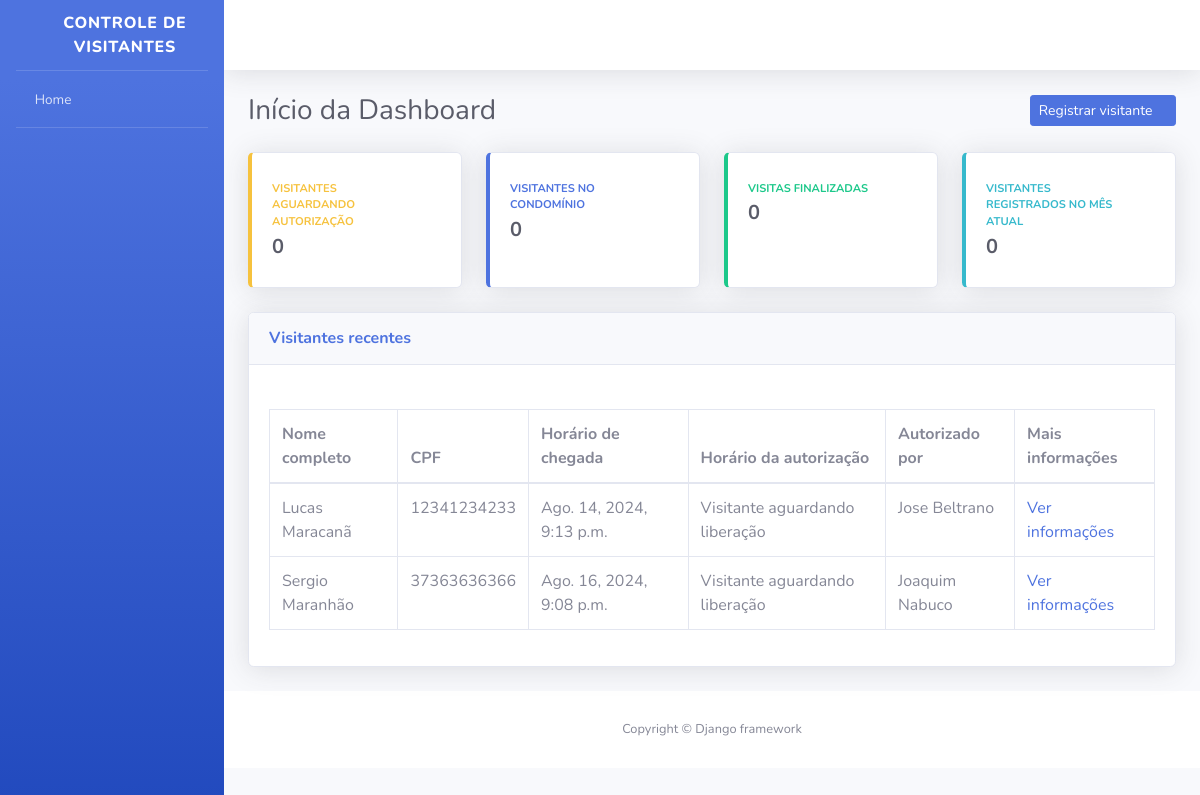
The app's page /, older data.
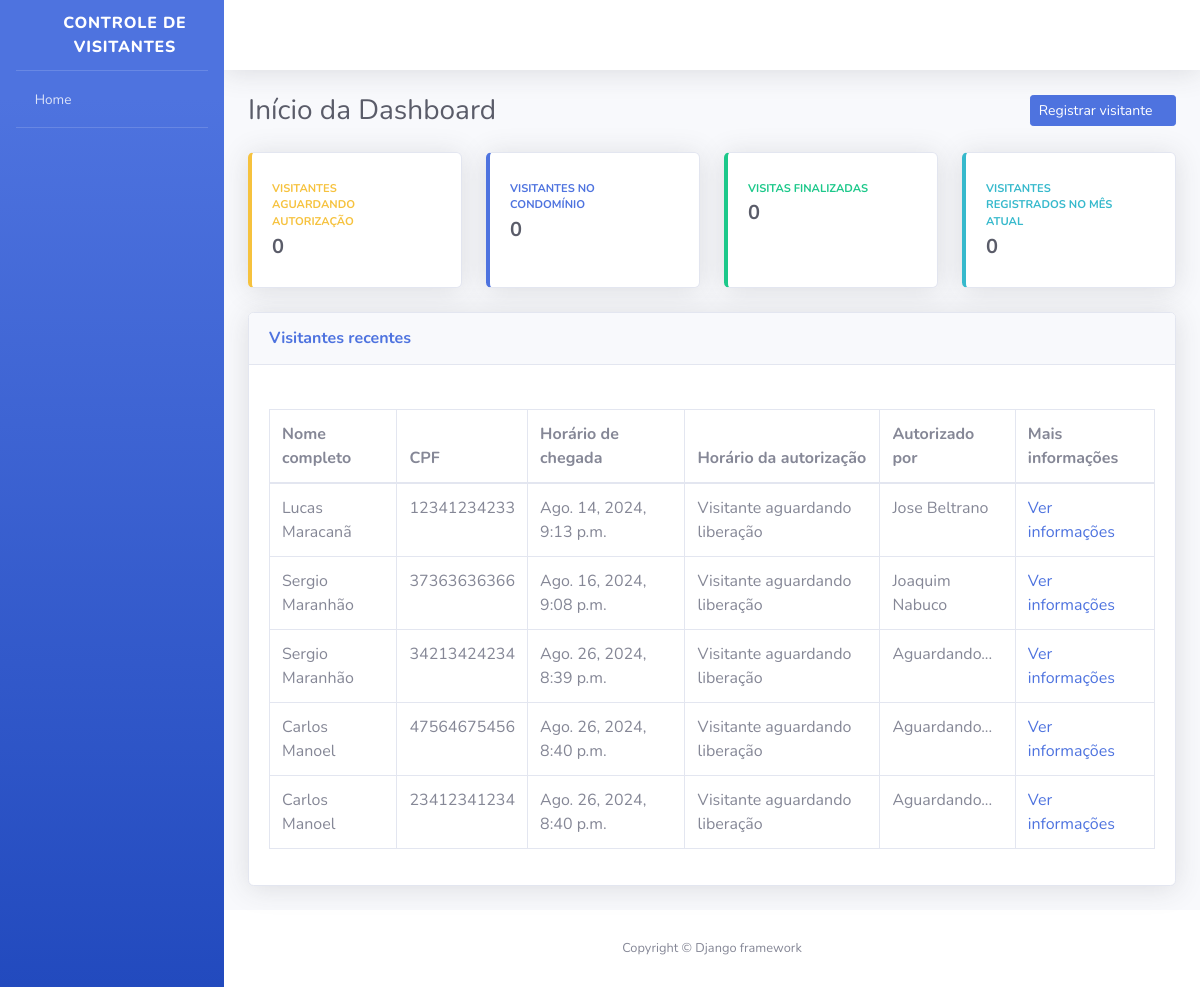
The same page, newer data.
### visitantes/models.py (models this page shows, shortened)
class Visitante(models.Model):
    STATUS_VISITANTE = [
        ("AGUARDANDO", "Aguardando autorização"),
        ("EM_VISITA", "Em visita"),
        ("FINALIZADO", "Visita finalizada"),
    ]
    status = models.CharField(
        verbose_name = "Status",
        max_length = 10,
        choices = STATUS_VISITANTE,
        default="AGUARDANDO"
    )
    registrado_por = models.ForeignKey(
        "porteiros.Porteiro",
        verbose_name="Porteiro responsável pelo registro",
        on_delete=models.PROTECT,
    )
    nome_completo = models.CharField(
        verbose_name="Nome Completo",
        max_length=150,
    )
    cpf = models.CharField(
        verbose_name="CPF",
        max_length=11,
    )
    data_nascimento = models.DateField(
        verbose_name="Data de Nascimento",
        auto_now_add=False,
        auto_now=False,
    )
    numero_casa = models.PositiveSmallIntegerField(
        verbose_name="Número da casa a ser visitada",
    )
    placa_veiculo = models.CharField(
        verbose_name="Placa do Veículo",
        max_length=7,
        blank=True,
        null=True,
    )
    horario_chegada = models.DateTimeField(
        verbose_name="Horário de Chegada na Portaria",
        auto_now_add=True,
    )
    horario_saida = models.DateTimeField(
        verbose_name="Horário de saída do condomínio",
        auto_now=False,
        blank=True,
        null=True,
    )
    horario_autorizacao = models.DateTimeField(
        verbose_name="Horário de Autorização de Entrada",
        auto_now=False,
        blank=True,
        null=True,
    )
    morador_responsavel = models.CharField(
        verbose_name="Nome do morador responsável por autorizar a entrada",
        max_length=50,
        blank=True,
    )
    def get_horario_autorizacao(self):
        if self.horario_autorizacao:
            return self.horario_autorizacao
        return "Visitante aguardando liberação"
    def get_morador_responsavel(self):
        if self.morador_responsavel:
            return self.morador_responsavel
        return "Aguardando..."
    class Meta:
        verbose_name="Visitante"
        verbose_name_plural="Visitantes"
        db_table="visitante"

### dashboard/views.py (the view)
# urls.py: path('', index, name="index"),
def index(request):
    todos_visitantes = Visitante.objects.all()
    context = {
        "nome_pagina": "Início da Dashboard",
        "todos_visitantes": todos_visitantes,
    }
    return render(request, "index.html", context)

### templates/index.html (shortened to what the changed rows need)
{% extends "base.html" %}
{% block conteudo %}
<div class="container-fluid">
    <div class="d-sm-flex align-items-center justify-content-between mb-4">
        <h1 class="h3 mb-0 text-gray-800">{{ nome_pagina }}</h1>
    </div>
    <div class="card shadow mb-4">
        <div class="card-body">
            <div class="table-responsive">
                <table class="table table-bordered">
                    <thead>
                        <th>Nome completo</th>
                        <th>CPF</th>
                        <th>Horário de chegada</th>
                        <th>Horário da autorização</th>
                        <th>Autorizado por</th>
                        <th>Mais informações</th>
                    </thead>
                    <tbody>
                        {% for variavel in todos_visitantes %}
                        <tr>
                            <td>{{ variavel.nome_completo }}</td>
                            <td>{{ variavel.cpf }}</td>
                            <td>{{ variavel.horario_chegada }}</td>
                            <td>{{ variavel.get_horario_autorizacao }}</td>
                            <td>{{ variavel.get_morador_responsavel }}</td>
                            <td>
                                <a href="{% url 'informacoes_visitante' id=variavel.id %}" >
                                    Ver informações
                                </a>
                            </td>
                        </tr>
                        {% endfor %}
                    </tbody>
                </table>
            </div>
        </div>
    </div>
</div>
{% endblock conteudo %}

Row changes from the older to the newer data that the page shows:
added Visitante: nome_completo "Sergio Maranhão", cpf "34213424234", horario_chegada "Ago. 26, 2024, 8:39 p.m.", get_horario_autorizacao "Visitante aguardando liberação", get_morador_responsavel "Aguardando..."
added Visitante: nome_completo "Carlos Manoel", cpf "47564675456", horario_chegada "Ago. 26, 2024, 8:40 p.m.", get_horario_autorizacao "Visitante aguardando liberação", get_morador_responsavel "Aguardando..."
added Visitante: nome_completo "Carlos Manoel", cpf "23412341234", horario_chegada "Ago. 26, 2024, 8:40 p.m.", get_horario_autorizacao "Visitante aguardando liberação", get_morador_responsavel "Aguardando..."
